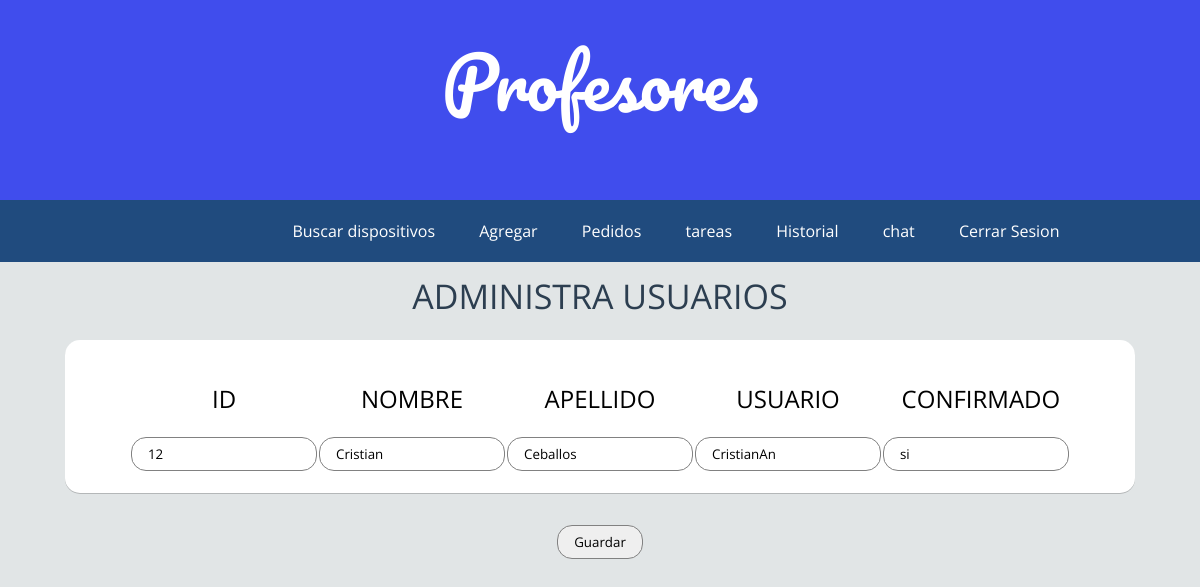
The app's page /admin_ayud/USUARIOS.PHP with its own data.
### tables this page shows
CREATE TABLE `usuarios` (
  `id` int(11) NOT NULL,
  `Nombre` varchar(30) DEFAULT NULL,
  `Apellido` varchar(40) DEFAULT NULL,
  `Usuario` varchar(20) DEFAULT NULL,
  `Clave` varchar(18) DEFAULT NULL,
  `Tipo` varchar(15) DEFAULT NULL,
  `correo` varchar(60) NOT NULL,
  `confirmadoP` varchar(15) DEFAULT NULL,
  `confirmadoA` varchar(15) DEFAULT NULL
);

### admin_ayud/USUARIOS.PHP (the view, shortened to what this page needs)
<html>
<head>
    <link href="../css/estiloAYU.css" rel="stylesheet" type="text/css">
</head>
    <body>
   <header>
        <center>
            <div class="logo logo_main">Profesores</div>
        </center>
        <div class="nav">
            <div class="wrap">
                <nav>
                    <ul>
                        <li><a href="ayudantia.php">Buscar dispositivos</a></li>
                        <li><a href="formCargar.php">Agregar</a></li>
                        <li><a href="MOSTRAR.PHP">Pedidos</a></li>
                        <li><a href="TAREAS_A.PHP">tareas</a></li>
                        <li><a href="historial.php">Historial</a></li>
                        <li><a href="../CHATS_A.PHP">chat</a></li>
                        <li><a class="c" href="LOGOUT.PHP">Cerrar Sesion</a></li>
                    </ul>
                </nav>
            </div>
        </div>
    </header>
<center>
        <h2>Administra usuarios</h2>
    </center>
<?php
include "conexion.php";
$SQL= "SELECT * FROM usuarios WHERE Tipo IS NULL " ;
if(!$respuesta_comercio = $con->query($SQL)){
	echo $con->error;
}
echo "<form action='userverif.php' method='post'>";
echo "<center><section class='profes'><Table class='profe'>";
echo "<td><h1>ID</h1></td>";
echo "<td><h1>NOMBRE</h1></td>";
echo "<td><h1>APELLIDO</h1></td>";
echo "<td><h1>USUARIO</h1></td>";
echo "<td><h1>CONFIRMADO</h1></td>";
while ($dato = $respuesta_comercio->fetch_assoc()){
	echo "<tr>";
	echo "<td><input type='text' class='texto' name='id[]' value='".$dato['id']."'> </td>";
	echo "<td><input type='text' class='texto' name='Nombre[]' value='".$dato['Nombre']."'> </td>";
	echo "<td><input type='text'class='text' name='Apellido[]' value='".$dato['Apellido']."'> </td>";
	echo "<td><input type='text' class='texto' name='Usuario[]' value='".$dato['Usuario']."'> </td>";
	echo "<td><input type='text' class='texto' name='confirmadoA[]' value='".$dato['confirmadoA']."'> </td>";
	echo "</tr>";
}
echo "</Table></section></center>";
 echo " <br><center><input type='submit' value='Guardar' class='boton'></center>";
echo "</form>";
?>
 </body>
</html>

### css/estiloAYU.css (style rules this page uses)
* { box-sizing: border-box; font-family: 'Open Sans'; padding: 0; margin: 0; }
h1 { max-width: 80%; margin: 20px auto; }
h1 { font-weight: normal; }
h2 { font-size: 34px; text-transform: uppercase; font-weight: 400; line-height: 2; color: #2c3e50; }
.logo { font-family: 'Pacifico'; font-size: 70px; }
.logo_main { height: 200px; padding: 20px; background: #404ded; color: white; cursor: default; }
.nav { float: right; width: 100%; background: rgb(32, 75, 126); ; color: white; padding: 0 20px; transition: .3s ease all; backface-visibility: hidden; transform: translate3d(0, 0, 0); -webkit-transform: translate3d(0, 0, 0); }
.nav .wrap { position: relative; left: -150px; transition: 0.4s ease all; }
nav { display: inline-block; }
nav ul { margin: 0; padding: 0; }
nav li { margin: 0; padding: 0; display: inline-block; }
nav a { position:relative; left: 250px; display: block; padding: 20px; margin: 0; color: white; text-decoration: none; transition: 0.2s ease all; }
body { background: #e1e5e6; }
section { margin: 10px; padding: 20px; background: #ffffff; border-radius: 15px; box-shadow: 0 1px 0 rgba(0, 0, 0, 0.2); }
a { color: red; text-decoration: none; }
input { border-radius: 15px; border: 1px solid #818181; padding: 7px 16px; }
.profes { width: 1070px; }
.profe { text-align: center; font-size: 16px; }

### records on screen
usuarios: id "12", Nombre "Cristian", Apellido "Ceballos", Usuario "CristianAn", confirmadoA "si"
